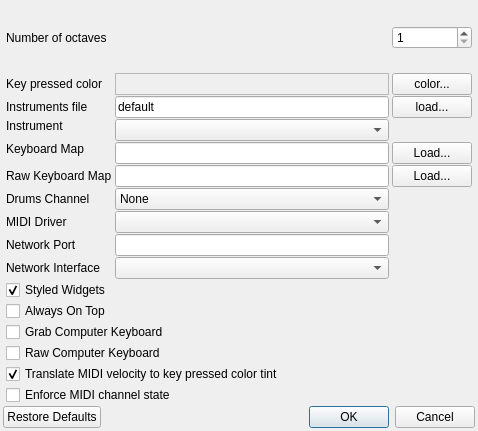
<?xml version="1.0" encoding="UTF-8"?>
<ui version="4.0">
 <comment>
    MIDI Virtual Piano Keyboard
    Copyright (C) 2008-2012, Pedro Lopez-Cabanillas

    This program is free software; you can redistribute it and/or modify
    it under the terms of the GNU General Public License as published by
    the Free Software Foundation; either version 3 of the License, or
    (at your option) any later version.

    This program is distributed in the hope that it will be useful,
    but WITHOUT ANY WARRANTY; without even the implied warranty of
    MERCHANTABILITY or FITNESS FOR A PARTICULAR PURPOSE.  See the
    GNU General Public License for more details.

    You should have received a copy of the GNU General Public License along
    with this program; If not, see http://www.gnu.org/licenses/
 </comment>
 <class>PreferencesClass</class>
 <widget class="QDialog" name="PreferencesClass">
  <property name="geometry">
   <rect>
    <x>0</x>
    <y>0</y>
    <width>478</width>
    <height>431</height>
   </rect>
  </property>
  <property name="windowTitle">
   <string>Preferences</string>
  </property>
  <property name="windowIcon">
   <iconset resource="../data/vmpk.qrc">
    <normaloff>:/vpiano/vmpk_32x32.png</normaloff>:/vpiano/vmpk_32x32.png</iconset>
  </property>
  <layout class="QGridLayout" name="gridLayout_2">
   <property name="margin">
    <number>3</number>
   </property>
   <property name="spacing">
    <number>0</number>
   </property>
   <item row="0" column="0">
    <widget class="QScrollArea" name="scrollArea">
     <property name="frameShape">
      <enum>QFrame::NoFrame</enum>
     </property>
     <property name="widgetResizable">
      <bool>true</bool>
     </property>
     <widget class="QWidget" name="scrollAreaWidgetContents">
      <property name="geometry">
       <rect>
        <x>0</x>
        <y>0</y>
        <width>472</width>
        <height>398</height>
       </rect>
      </property>
      <layout class="QGridLayout" name="gridLayout">
       <property name="sizeConstraint">
        <enum>QLayout::SetMinimumSize</enum>
       </property>
       <property name="leftMargin">
        <number>3</number>
       </property>
       <property name="topMargin">
        <number>1</number>
       </property>
       <property name="rightMargin">
        <number>3</number>
       </property>
       <property name="bottomMargin">
        <number>1</number>
       </property>
       <property name="horizontalSpacing">
        <number>3</number>
       </property>
       <property name="verticalSpacing">
        <number>1</number>
       </property>
       <item row="0" column="0" colspan="2">
        <widget class="QLabel" name="lblNumOctaves">
         <property name="sizePolicy">
          <sizepolicy hsizetype="Minimum" vsizetype="Expanding">
           <horstretch>0</horstretch>
           <verstretch>0</verstretch>
          </sizepolicy>
         </property>
         <property name="text">
          <string>Number of octaves</string>
         </property>
         <property name="buddy">
          <cstring>spinNumOctaves</cstring>
         </property>
        </widget>
       </item>
       <item row="0" column="2">
        <widget class="QSpinBox" name="spinNumOctaves">
         <property name="whatsThis">
          <string>The number of octaves, from 1 to 10. Each octave has 12 keys: 7 white and 5 black. The MIDI standard has 128 notes, but not all instruments can play all of them.</string>
         </property>
         <property name="minimum">
          <number>1</number>
         </property>
         <property name="maximum">
          <number>9</number>
         </property>
        </widget>
       </item>
       <item row="1" column="0">
        <widget class="QLabel" name="lblKeyPressColor">
         <property name="sizePolicy">
          <sizepolicy hsizetype="Minimum" vsizetype="Preferred">
           <horstretch>0</horstretch>
           <verstretch>0</verstretch>
          </sizepolicy>
         </property>
         <property name="text">
          <string>Key pressed color</string>
         </property>
        </widget>
       </item>
       <item row="1" column="1">
        <widget class="QLabel" name="lblColorName">
         <property name="sizePolicy">
          <sizepolicy hsizetype="Expanding" vsizetype="Preferred">
           <horstretch>0</horstretch>
           <verstretch>0</verstretch>
          </sizepolicy>
         </property>
         <property name="whatsThis">
          <string>This box displays the highligh color and code used to paint the keys that are being activated.</string>
         </property>
         <property name="frameShape">
          <enum>QFrame::StyledPanel</enum>
         </property>
         <property name="frameShadow">
          <enum>QFrame::Sunken</enum>
         </property>
        </widget>
       </item>
       <item row="1" column="2">
        <widget class="QPushButton" name="btnColor">
         <property name="whatsThis">
          <string>Press this button to change the highligh color used to paint the keys that are being activated.</string>
         </property>
         <property name="text">
          <string>color...</string>
         </property>
        </widget>
       </item>
       <item row="2" column="0">
        <widget class="QLabel" name="lblFileInstrument">
         <property name="sizePolicy">
          <sizepolicy hsizetype="Minimum" vsizetype="Preferred">
           <horstretch>0</horstretch>
           <verstretch>0</verstretch>
          </sizepolicy>
         </property>
         <property name="text">
          <string>Instruments file</string>
         </property>
         <property name="buddy">
          <cstring>txtFileInstrument</cstring>
         </property>
        </widget>
       </item>
       <item row="2" column="1">
        <widget class="QLineEdit" name="txtFileInstrument">
         <property name="minimumSize">
          <size>
           <width>120</width>
           <height>0</height>
          </size>
         </property>
         <property name="whatsThis">
          <string>The instruments definition file currently loaded</string>
         </property>
         <property name="text">
          <string>default</string>
         </property>
         <property name="readOnly">
          <bool>true</bool>
         </property>
        </widget>
       </item>
       <item row="2" column="2">
        <widget class="QPushButton" name="btnInstrument">
         <property name="whatsThis">
          <string>Press this button to load an instruments definition file from disk.</string>
         </property>
         <property name="text">
          <string>load...</string>
         </property>
        </widget>
       </item>
       <item row="3" column="0">
        <widget class="QLabel" name="lblInstrument">
         <property name="sizePolicy">
          <sizepolicy hsizetype="Minimum" vsizetype="Preferred">
           <horstretch>0</horstretch>
           <verstretch>0</verstretch>
          </sizepolicy>
         </property>
         <property name="text">
          <string>Instrument</string>
         </property>
         <property name="buddy">
          <cstring>cboInstrument</cstring>
         </property>
        </widget>
       </item>
       <item row="3" column="1" rowspan="2">
        <widget class="QComboBox" name="cboInstrument">
         <property name="sizePolicy">
          <sizepolicy hsizetype="Expanding" vsizetype="Fixed">
           <horstretch>0</horstretch>
           <verstretch>0</verstretch>
          </sizepolicy>
         </property>
         <property name="minimumSize">
          <size>
           <width>200</width>
           <height>0</height>
          </size>
         </property>
         <property name="whatsThis">
          <string>Change the instrument definition being currently used. Each instruments definition file may hold several instruments on it.</string>
         </property>
        </widget>
       </item>
       <item row="4" column="0" rowspan="2">
        <widget class="QLabel" name="lblKmap">
         <property name="text">
          <string>Keyboard Map</string>
         </property>
         <property name="buddy">
          <cstring>txtFileKmap</cstring>
         </property>
        </widget>
       </item>
       <item row="5" column="1">
        <widget class="QLineEdit" name="txtFileKmap"/>
       </item>
       <item row="5" column="2">
        <widget class="QPushButton" name="btnKmap">
         <property name="text">
          <string>Load...</string>
         </property>
        </widget>
       </item>
       <item row="6" column="0">
        <widget class="QLabel" name="lblRawKmap">
         <property name="text">
          <string>Raw Keyboard Map</string>
         </property>
         <property name="buddy">
          <cstring>txtFileRawKmap</cstring>
         </property>
        </widget>
       </item>
       <item row="6" column="1">
        <widget class="QLineEdit" name="txtFileRawKmap"/>
       </item>
       <item row="6" column="2">
        <widget class="QPushButton" name="btnRawKmap">
         <property name="text">
          <string>Load...</string>
         </property>
        </widget>
       </item>
       <item row="7" column="0">
        <widget class="QLabel" name="lblDrumsChannel">
         <property name="text">
          <string>Drums Channel</string>
         </property>
         <property name="buddy">
          <cstring>cboDrumsChannel</cstring>
         </property>
        </widget>
       </item>
       <item row="7" column="1">
        <widget class="QComboBox" name="cboDrumsChannel">
         <item>
          <property name="text">
           <string>None</string>
          </property>
         </item>
         <item>
          <property name="text">
           <string>1</string>
          </property>
         </item>
         <item>
          <property name="text">
           <string>2</string>
          </property>
         </item>
         <item>
          <property name="text">
           <string>3</string>
          </property>
         </item>
         <item>
          <property name="text">
           <string>4</string>
          </property>
         </item>
         <item>
          <property name="text">
           <string>5</string>
          </property>
         </item>
         <item>
          <property name="text">
           <string>6</string>
          </property>
         </item>
         <item>
          <property name="text">
           <string>7</string>
          </property>
         </item>
         <item>
          <property name="text">
           <string>8</string>
          </property>
         </item>
         <item>
          <property name="text">
           <string>9</string>
          </property>
         </item>
         <item>
          <property name="text">
           <string>10</string>
          </property>
         </item>
         <item>
          <property name="text">
           <string>11</string>
          </property>
         </item>
         <item>
          <property name="text">
           <string>12</string>
          </property>
         </item>
         <item>
          <property name="text">
           <string>13</string>
          </property>
         </item>
         <item>
          <property name="text">
           <string>14</string>
          </property>
         </item>
         <item>
          <property name="text">
           <string>15</string>
          </property>
         </item>
        </widget>
       </item>
       <item row="9" column="0">
        <widget class="QLabel" name="lblNetworkPort">
         <property name="text">
          <string>Network Port</string>
         </property>
         <property name="buddy">
          <cstring>txtNetworkPort</cstring>
         </property>
        </widget>
       </item>
       <item row="9" column="1">
        <widget class="QLineEdit" name="txtNetworkPort"/>
       </item>
       <item row="11" column="0">
        <widget class="QCheckBox" name="chkStyledKnobs">
         <property name="whatsThis">
          <string>Change the widget (knobs, switches) style, either using the custom look or reverting to the style selected in qtconfig.</string>
         </property>
         <property name="text">
          <string>Styled Widgets</string>
         </property>
         <property name="checked">
          <bool>true</bool>
         </property>
        </widget>
       </item>
       <item row="12" column="0">
        <widget class="QCheckBox" name="chkAlwaysOnTop">
         <property name="whatsThis">
          <string>Check this box to keep the keyboard window always visible, on top of other windows.</string>
         </property>
         <property name="text">
          <string>Always On Top</string>
         </property>
        </widget>
       </item>
       <item row="14" column="0" colspan="2">
        <widget class="QCheckBox" name="chkRawKeyboard">
         <property name="whatsThis">
          <string>&lt;!DOCTYPE HTML PUBLIC &quot;-//W3C//DTD HTML 4.0//EN&quot; &quot;http://www.w3.org/TR/REC-html40/strict.dtd&quot;&gt;
&lt;html&gt;&lt;head&gt;&lt;meta name=&quot;qrichtext&quot; content=&quot;1&quot; /&gt;&lt;style type=&quot;text/css&quot;&gt;
p, li { white-space: pre-wrap; }
&lt;/style&gt;&lt;/head&gt;&lt;body style=&quot; font-family:'Sans Serif'; font-size:10pt; font-weight:400; font-style:normal;&quot;&gt;
&lt;p style=&quot; margin-top:0px; margin-bottom:0px; margin-left:0px; margin-right:0px; -qt-block-indent:0; text-indent:0px;&quot;&gt;Check this box to use low level PC keyboard events. This system has several advantages:&lt;/p&gt;
&lt;ul style=&quot;-qt-list-indent: 1;&quot;&gt;&lt;li style=&quot; margin-top:12px; margin-bottom:0px; margin-left:0px; margin-right:0px; -qt-block-indent:0; text-indent:0px;&quot;&gt;It is possible to use &quot;dead keys&quot; (accent marks, diacritics)&lt;/li&gt;
&lt;li style=&quot; margin-top:0px; margin-bottom:0px; margin-left:0px; margin-right:0px; -qt-block-indent:0; text-indent:0px;&quot;&gt;Mapping definitions are independent of the language (but hardware and OS specific)&lt;/li&gt;
&lt;li style=&quot; margin-top:0px; margin-bottom:12px; margin-left:0px; margin-right:0px; -qt-block-indent:0; text-indent:0px;&quot;&gt;Faster processing&lt;/li&gt;&lt;/ul&gt;&lt;/body&gt;&lt;/html&gt;</string>
         </property>
         <property name="text">
          <string>Raw Computer Keyboard</string>
         </property>
        </widget>
       </item>
       <item row="15" column="0" colspan="2">
        <widget class="QCheckBox" name="chkVelocityColor">
         <property name="text">
          <string>Translate MIDI velocity to key pressed color tint</string>
         </property>
         <property name="checked">
          <bool>true</bool>
         </property>
        </widget>
       </item>
       <item row="13" column="0" colspan="2">
        <widget class="QCheckBox" name="chkGrabKb">
         <property name="whatsThis">
          <string>&lt;!DOCTYPE HTML PUBLIC &quot;-//W3C//DTD HTML 4.0//EN&quot; &quot;http://www.w3.org/TR/REC-html40/strict.dtd&quot;&gt;
&lt;html&gt;&lt;head&gt;&lt;meta name=&quot;qrichtext&quot; content=&quot;1&quot; /&gt;&lt;style type=&quot;text/css&quot;&gt;
p, li { white-space: pre-wrap; }
&lt;/style&gt;&lt;/head&gt;&lt;body style=&quot; font-family:'Sans Serif'; font-size:10pt; font-weight:400; font-style:normal;&quot;&gt;
&lt;p style=&quot; margin-top:0px; margin-bottom:0px; margin-left:0px; margin-right:0px; -qt-block-indent:0; text-indent:0px;&quot;&gt;Check this box to grab the PC keyboard, even when the keyboard control has not the focus. &lt;span style=&quot; font-weight:600;&quot;&gt;Note for Linux users:&lt;/span&gt; this option works well in standard KDE desktops, but fails in window managers like metacity and compiz. It is also known that using this option breaks drop down menus on GTK applications.&lt;/p&gt;&lt;/body&gt;&lt;/html&gt;</string>
         </property>
         <property name="text">
          <string>Grab Computer Keyboard</string>
         </property>
        </widget>
       </item>
       <item row="10" column="0">
        <widget class="QLabel" name="lblNetworkIface">
         <property name="text">
          <string>Network Interface</string>
         </property>
         <property name="buddy">
          <cstring>cboNetworkIface</cstring>
         </property>
        </widget>
       </item>
       <item row="10" column="1">
        <widget class="QComboBox" name="cboNetworkIface"/>
       </item>
       <item row="8" column="0">
        <widget class="QLabel" name="lblMIDIDriver">
         <property name="text">
          <string>MIDI Driver</string>
         </property>
         <property name="buddy">
          <cstring>cboMIDIDriver</cstring>
         </property>
        </widget>
       </item>
       <item row="8" column="1">
        <widget class="QComboBox" name="cboMIDIDriver"/>
       </item>
       <item row="16" column="0" colspan="2">
        <widget class="QCheckBox" name="chkEnforceChannelState">
         <property name="text">
          <string>Enforce MIDI channel state</string>
         </property>
        </widget>
       </item>
      </layout>
     </widget>
    </widget>
   </item>
   <item row="1" column="0">
    <widget class="QDialogButtonBox" name="buttonBox">
     <property name="standardButtons">
      <set>QDialogButtonBox::Cancel|QDialogButtonBox::Ok|QDialogButtonBox::RestoreDefaults</set>
     </property>
    </widget>
   </item>
  </layout>
 </widget>
 <layoutdefault spacing="6" margin="11"/>
 <tabstops>
  <tabstop>scrollArea</tabstop>
  <tabstop>spinNumOctaves</tabstop>
  <tabstop>btnColor</tabstop>
  <tabstop>txtFileInstrument</tabstop>
  <tabstop>btnInstrument</tabstop>
  <tabstop>cboInstrument</tabstop>
  <tabstop>txtFileKmap</tabstop>
  <tabstop>btnKmap</tabstop>
  <tabstop>txtFileRawKmap</tabstop>
  <tabstop>btnRawKmap</tabstop>
  <tabstop>cboDrumsChannel</tabstop>
  <tabstop>cboMIDIDriver</tabstop>
  <tabstop>txtNetworkPort</tabstop>
  <tabstop>cboNetworkIface</tabstop>
  <tabstop>chkStyledKnobs</tabstop>
  <tabstop>chkAlwaysOnTop</tabstop>
  <tabstop>chkGrabKb</tabstop>
  <tabstop>chkRawKeyboard</tabstop>
  <tabstop>chkVelocityColor</tabstop>
  <tabstop>buttonBox</tabstop>
 </tabstops>
 <resources>
  <include location="../data/vmpk.qrc"/>
 </resources>
 <connections>
  <connection>
   <sender>buttonBox</sender>
   <signal>accepted()</signal>
   <receiver>PreferencesClass</receiver>
   <slot>accept()</slot>
   <hints>
    <hint type="sourcelabel">
     <x>231</x>
     <y>397</y>
    </hint>
    <hint type="destinationlabel">
     <x>263</x>
     <y>11</y>
    </hint>
   </hints>
  </connection>
  <connection>
   <sender>buttonBox</sender>
   <signal>rejected()</signal>
   <receiver>PreferencesClass</receiver>
   <slot>reject()</slot>
   <hints>
    <hint type="sourcelabel">
     <x>121</x>
     <y>397</y>
    </hint>
    <hint type="destinationlabel">
     <x>155</x>
     <y>14</y>
    </hint>
   </hints>
  </connection>
 </connections>
</ui>
